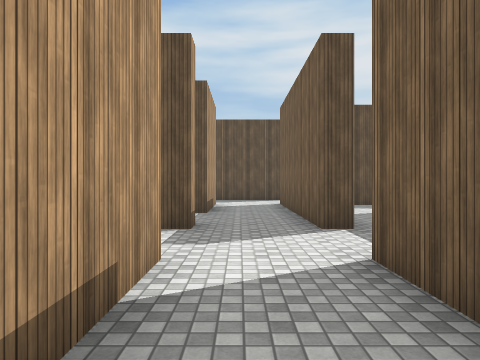
[1] (above)

24 first-person views from a walk through a 3-D level made in the Unity game engine. The camera is 1.5 m above the floor, looks level and sees 70° across. The floor is counted in squares, 2 m on a side. Each view is taken from the middle of a square. On the plan, view 1 faces up. The plan holds only what a view shows up to about 11 squares ahead; the rest is blank. The player character is not drawn. Surface patterns are stand-ins for the level's own textures.

[2]
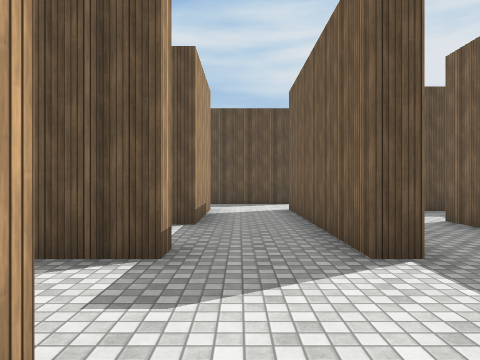

[3]
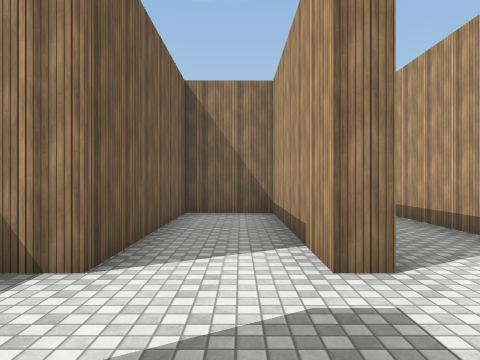

[4]
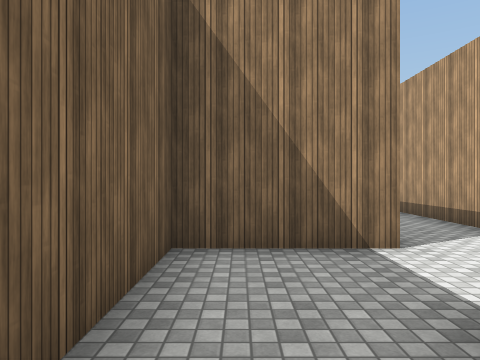

[5]
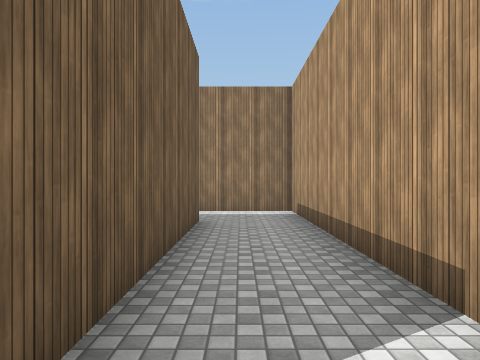

[6]
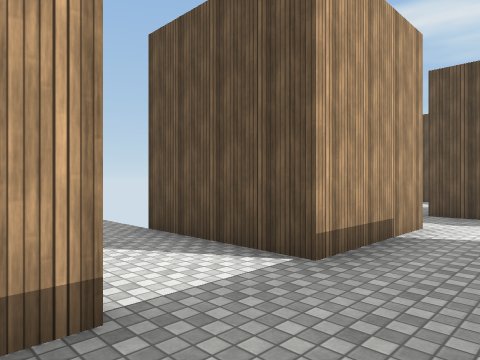

[7]
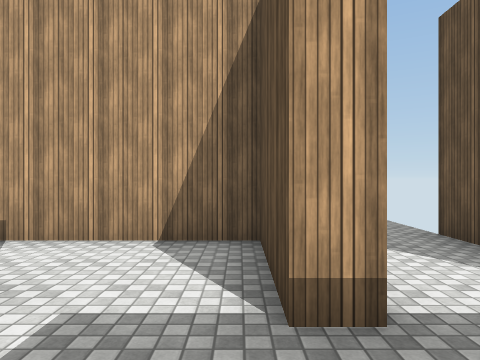

[8]
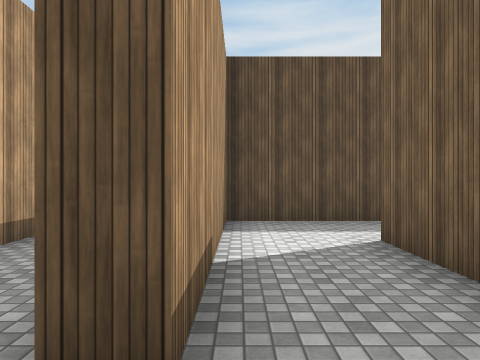

[9]
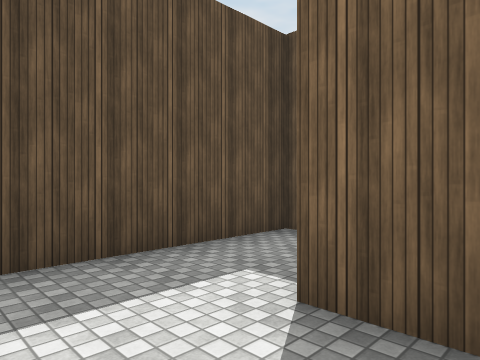

[10]
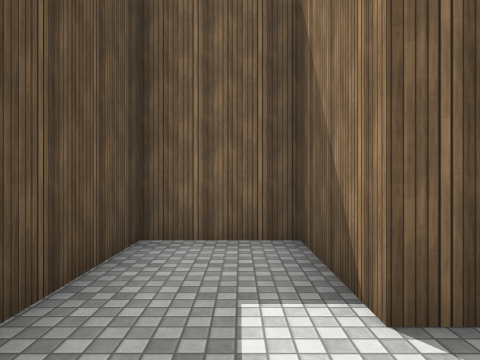

[11]
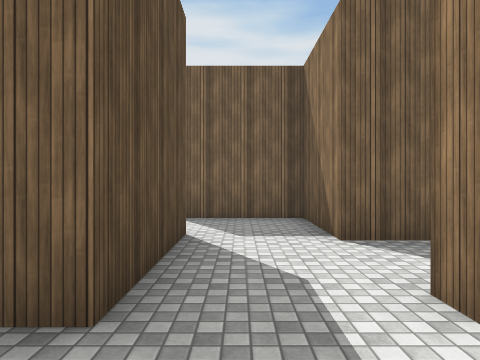

[12]
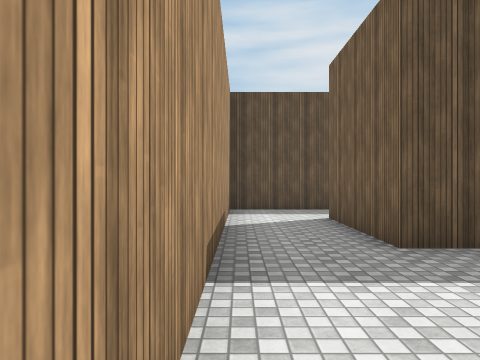

[13]
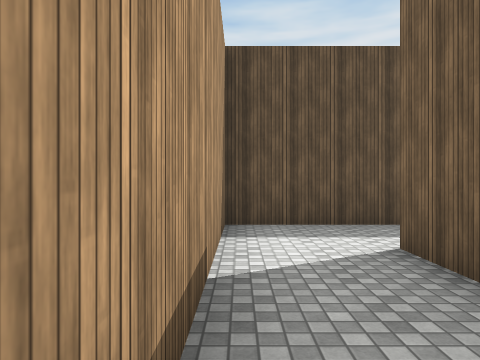

[14]
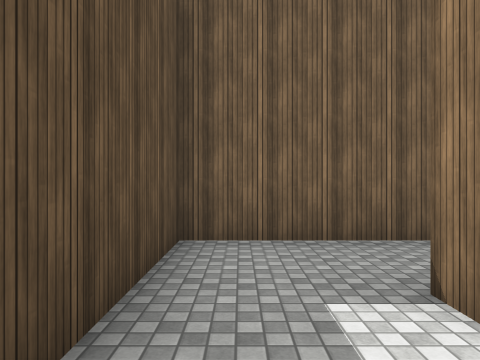

[15]
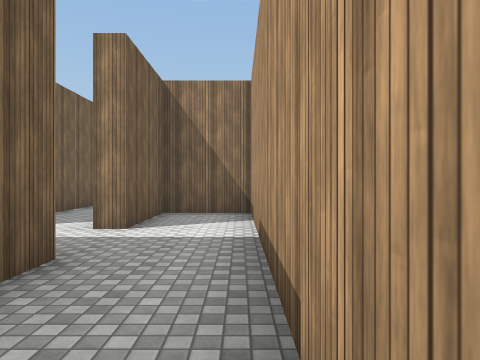

[16]
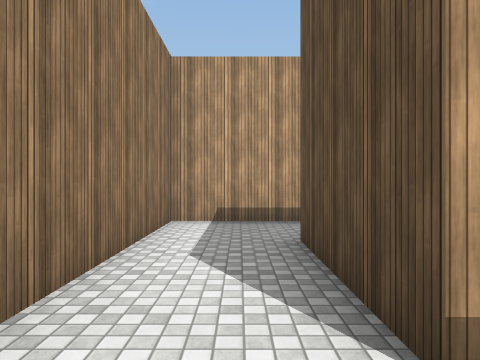

[17]
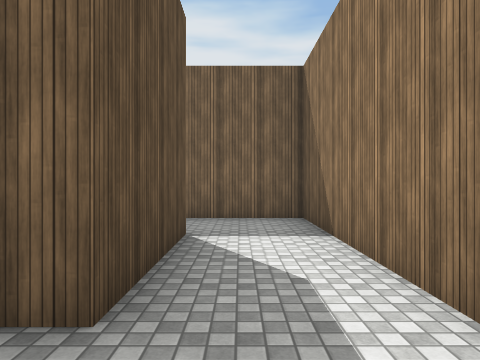

[18]
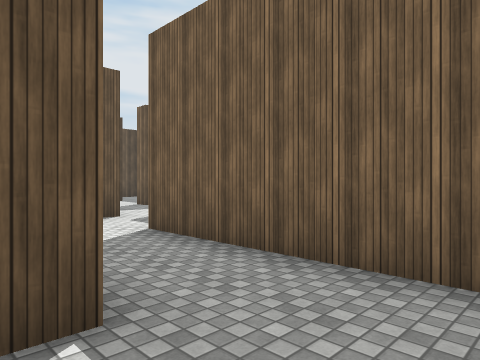

[19]
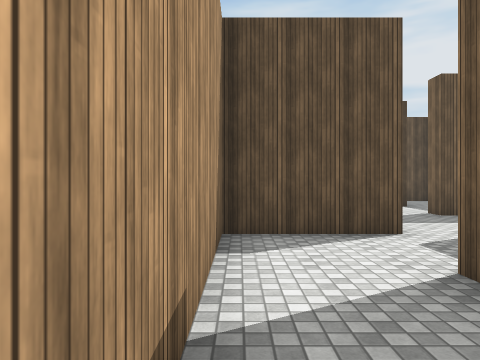

[20]
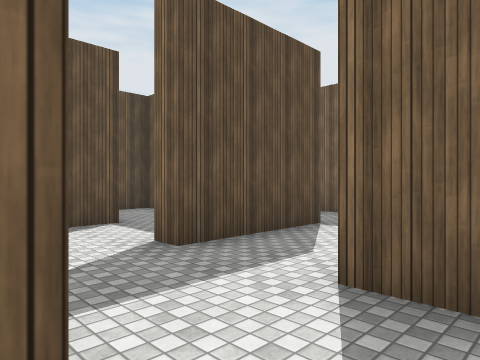

[21]
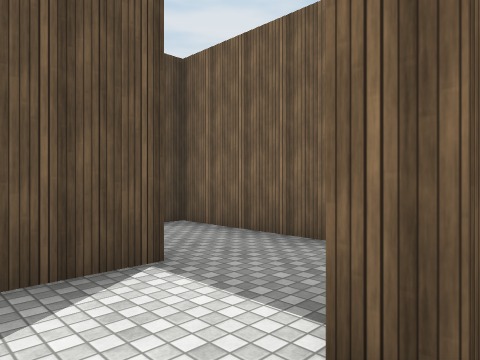

[22]
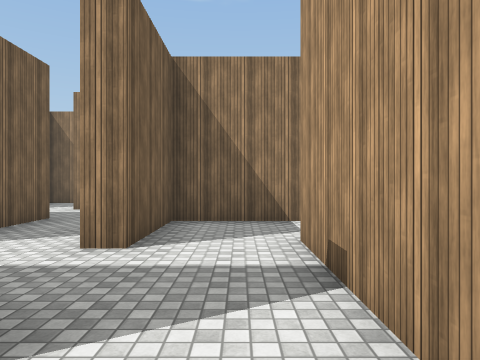

[23]
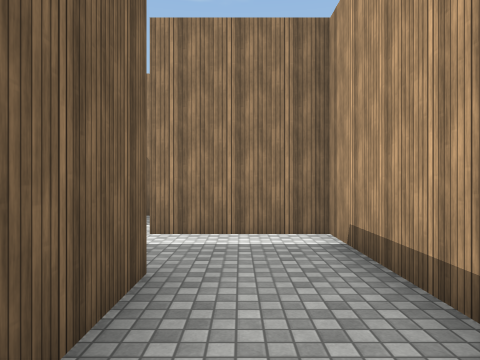

[24]
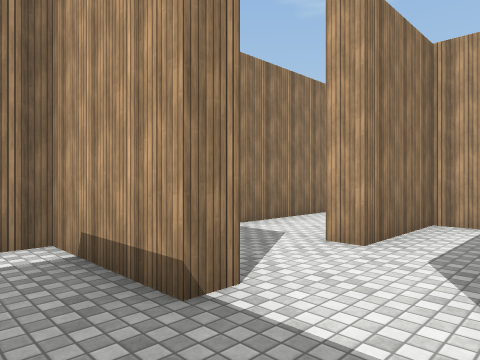

### Floor plan
Key: @ floor where view 1 was taken; # wall or solid block; . floor.
Columns run from 4 left of view 1 to 13 right of it. Each row starts with its distance up from view 1.
 18 ######
 17 #....#
 16 #....#
 15 #..#.#
 14 #..# #
 13 #..###..#
 12 #.......#
 11 #.......#
 10 #..#.#########
  9 #..#.#....#..#
  8 ####.#..###..#
  7 .....#..#....# #
  6   ...#..#...##.#
  5 ####....#..##..
  4 #.......#....
  3 #..#.####.#..
  2 #..#.#....#..#
  1 #..#.#....#..#
  0 #..#@#..###..#   .
 -1 #..#.#..# #......
 -2 #..###..# ####.#..
 -3 #.......#  ....#..
 -4 #.......# .....#.
 -5 ######### #######

Where each view was taken, in squares from view 1:
view 1: 0 up, 0 right, facing up
view 2: 2 up, 0 right, facing up
view 3: 6 up, 0 right, facing down
view 4: 7 up, 3 right, facing down
view 5: 4 up, 2 left, facing down
view 6: 5 up, 1 right, facing up-left
view 7: 5 up, 1 right, facing left
view 8: 4 up, 2 right, facing up
view 9: 7 up, 2 right, facing up-right
view 10: 9 up, 2 right, facing right
view 11: 12 up, 3 left, facing right
view 12: 9 up, 3 left, facing up
view 13: 12 up, 3 left, facing up
view 14: 17 up, 3 left, facing right
view 15: 16 up, 3 left, facing down
view 16: 3 down, 3 right, facing left
view 17: 3 down, 3 left, facing right
view 18: 4 down, 1 right, facing up-right
view 19: 2 down, 2 right, facing up
view 20: 2 up, 4 right, facing up-right
view 21: 5 up, 5 right, facing up-right
view 22: 7 up, 5 right, facing down
view 23: 3 up, 8 right, facing down
view 24: 0 up, 13 right, facing down-left
